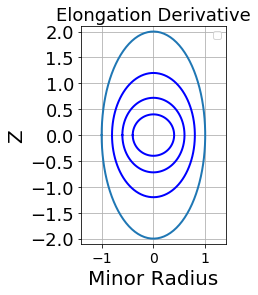

Here is the Python script that generated this plot:
import numpy as np
import matplotlib.pyplot as plt

theta=np.linspace(-np.pi,np.pi,100)

tri=0.0
kappa =2.

x=  np.cos(theta + (np.arcsin(tri))*(np.sin(theta)))
y= kappa*np.sin(theta)

fig = plt.figure()
ax=fig.gca()
ax.set_aspect('equal')

plt.plot(x,y,linewidth=2.0)

tri=0.0
kappa =1.2
x= 0.6*np.cos(theta + (np.arcsin(tri))*(np.sin(theta)))
y1= 0.6 * kappa*np.sin(theta)
plt.plot(x,y1,'b-',linewidth=2.0)

tri=0.0
kappa =1.0
x= 0.4*np.cos(theta + (np.arcsin(tri))*(np.sin(theta)))
y1= 0.4 * kappa*np.sin(theta)
plt.plot(x,y1, 'b-',linewidth=2.0)



tri=0.
kappa =1.5
x= 0.8*np.cos(theta + (np.arcsin(tri))*(np.sin(theta)))
y2= 0.8* kappa*np.sin(theta)
plt.plot(x,y2, 'b-',linewidth=2.0)


plt.xlabel ('Minor Radius', fontsize = 20)
plt.ylabel ('Z', fontsize =20)

plt.xlim((-1.4, 1.4))

plt.ylim((-2.1, 2.1))
plt.title ('Elongation Derivative',fontsize = 18 )

plt.xticks(fontsize=14)
plt.yticks(fontsize=18)  

plt.grid(True)
plt.legend()
plt.show()
